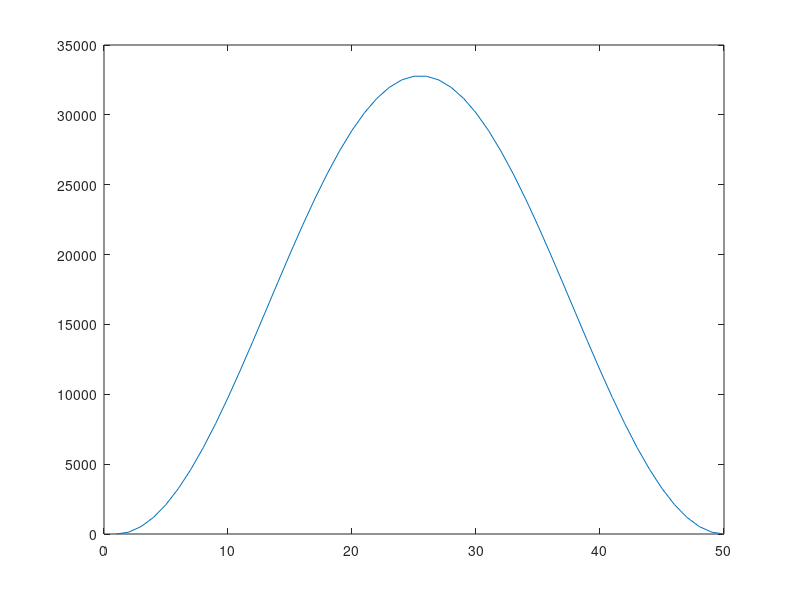

Here is the MATLAB script that generated this plot: (Note: this script raises an error after producing the figure.)
dacmax = hex2dec('7ffe');

NPOINTS = 50;
rf1 = hanning(NPOINTS);
tmp = abs(rf1);
tmp = tmp * dacmax / max(tmp);
tmp = 2*round(tmp/2);
plot(tmp)


% first write it as intt16
filename = sprintf('myHanning%d.bin',NPOINTS);
fp = fopen(filename,'wb','b');
fwrite(fp, tmp, 'int16');
fclose(fp);


% then use GE software to put in proper format
str = sprintf('!xlatebin -o myHanning%d.rho myHanning%d.bin', NPOINTS, NPOINTS);
eval(str)


%%

rf1 = ones(NPOINTS,1);
tmp = abs(rf1);
tmp = tmp * dacmax / max(tmp);
tmp = 2*round(tmp/2);
plot(tmp)


% first write it as intt16
filename = sprintf('myRect%d.bin',NPOINTS);
fp = fopen(filename,'wb','b');
fwrite(fp, tmp, 'int16');
fclose(fp);


% then use GE software to put in proper format
str = sprintf('!xlatebin -o myRect%d.rho myRect%d.bin', NPOINTS, NPOINTS);
eval(str)
